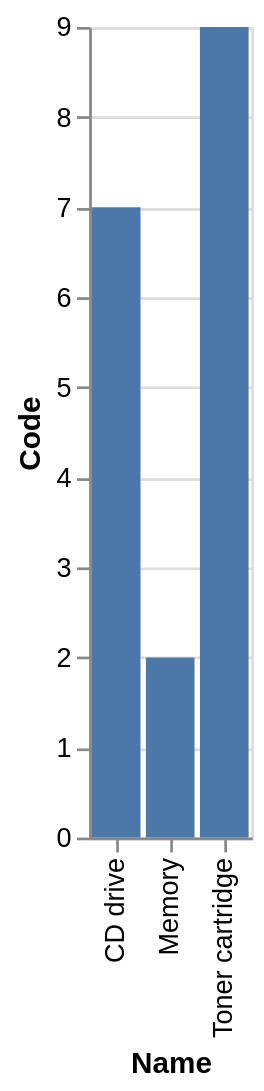

Write the Vega-Lite specification saved for this chart.
### Vega-Lite specification from a JSON file in a GitHub repository (floating-point values rounded to 4 significant figures)
{"data": {"values": [{"x_data": "CD drive", "y_data": 7}, {"x_data": "Memory", "y_data": 2}, {"x_data": "Toner cartridge", "y_data": 9}]}, "mark": "bar", "encoding": {"x": {"field": "x_data", "type": "nominal", "title": "Name", "sort": "ascending"}, "y": {"field": "y_data", "type": "quantitative", "title": "Code"}}}
